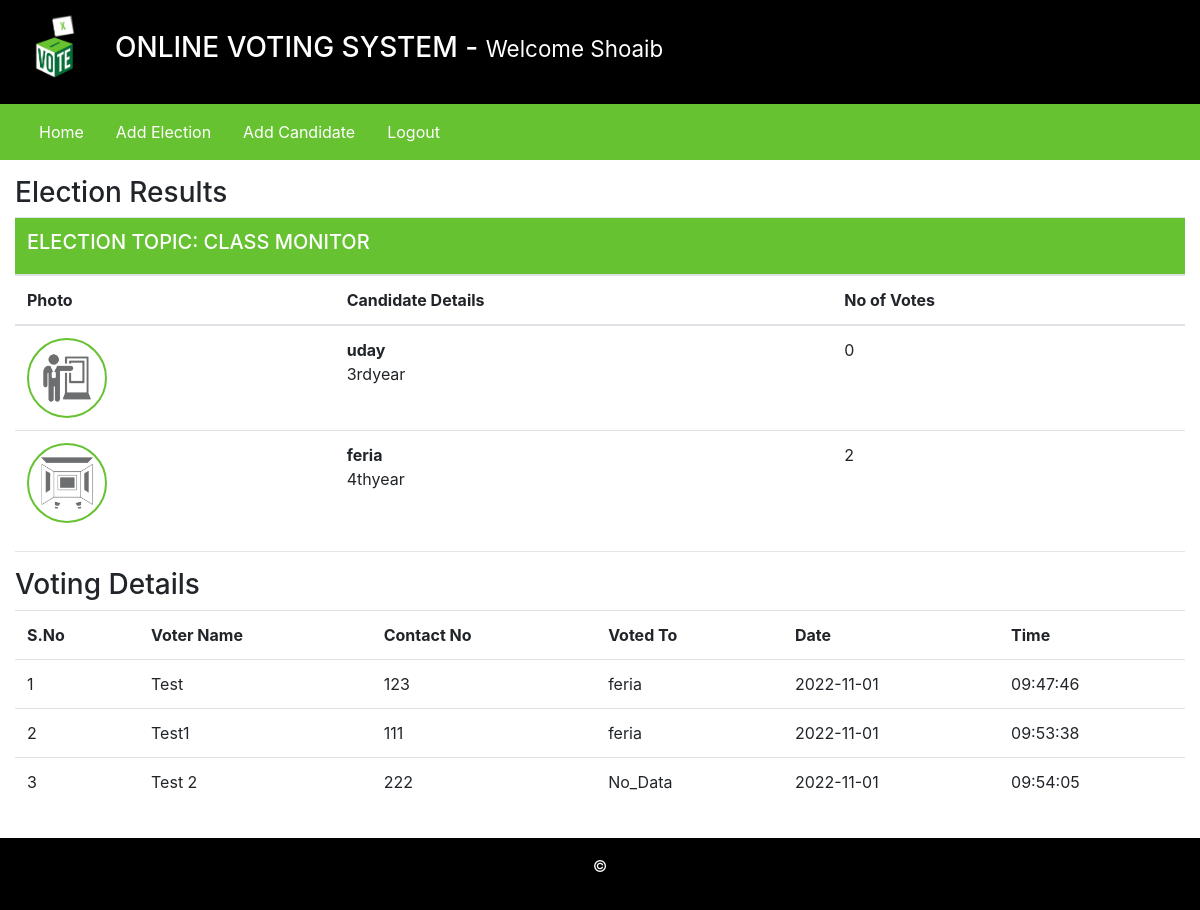
Page /admin/index.php?viewResult=2 (signed in) on the committed database.
### tables this page shows
CREATE TABLE `elections` (
  `id` int(11) NOT NULL,
  `election_topic` varchar(255) DEFAULT NULL,
  `no_of_candidates` int(11) DEFAULT NULL,
  `starting_date` date DEFAULT NULL,
  `ending_date` date DEFAULT NULL,
  `status` varchar(45) DEFAULT NULL,
  `inserted_by` varchar(255) DEFAULT NULL,
  `inserted_on` date DEFAULT NULL
);

CREATE TABLE `candidate_details` (
  `id` int(11) NOT NULL,
  `election_id` int(11) DEFAULT NULL,
  `candidate_name` varchar(255) DEFAULT NULL,
  `candidate_details` text DEFAULT NULL,
  `candidate_photo` text DEFAULT NULL,
  `inserted_by` varchar(255) DEFAULT NULL,
  `inserted_on` date DEFAULT NULL
);

CREATE TABLE `votings` (
  `id` int(11) NOT NULL,
  `election_id` int(11) DEFAULT NULL,
  `voters_id` int(11) DEFAULT NULL,
  `candidate_id` int(11) NOT NULL,
  `vote_date` date DEFAULT NULL,
  `vote_time` time DEFAULT NULL
);

CREATE TABLE `users` (
  `id` int(11) NOT NULL,
  `username` varchar(255) DEFAULT NULL,
  `contact_no` varchar(45) DEFAULT NULL,
  `password` text DEFAULT NULL,
  `user_role` varchar(45) DEFAULT NULL
);

### admin/inc/viewResults.php (the view, shortened to what this page needs)
<?php
    $election_id = $_GET['viewResult'];
?>
<div class="row my-3">
        <div class="col-12">
            <h3> Election Results </h3>
            <?php
                $fetchingActiveElections = mysqli_query($db, "SELECT * FROM elections WHERE id = '". $election_id ."'") or die(mysqli_error($db));
                $totalActiveElections = mysqli_num_rows($fetchingActiveElections);
                if($totalActiveElections > 0)
                {
                    while($data = mysqli_fetch_assoc($fetchingActiveElections))
                    {
                        $election_id = $data['id'];
                        $election_topic = $data['election_topic'];
                ?>
                        <table class="table">
                            <thead>
                                <tr>
                                    <th colspan="4" class="bg-green text-white"><h5> ELECTION TOPIC: <?php echo strtoupper($election_topic); ?></h5></th>
                                </tr>
                                <tr>
                                    <th> Photo </th>
                                    <th> Candidate Details </th>
                                    <th> No of Votes </th>
                                </tr>
                            </thead>
                            <tbody>
                            <?php
                                $fetchingCandidates = mysqli_query($db, "SELECT * FROM candidate_details WHERE election_id = '". $election_id ."'") or die(mysqli_error($db));
                                while($candidateData = mysqli_fetch_assoc($fetchingCandidates))
                                {
                                    $candidate_id = $candidateData['id'];
                                    $candidate_photo = $candidateData['candidate_photo'];
                                    $fetchingVotes = mysqli_query($db, "SELECT * FROM votings WHERE candidate_id = '". $candidate_id . "'") or die(mysqli_error($db));
                                    $totalVotes = mysqli_num_rows($fetchingVotes);
                            ?>
                                    <tr>
                                        <td> <img src="<?php echo $candidate_photo; ?>" class="candidate_photo"> </td>
                                        <td><?php echo "<b>" . $candidateData['candidate_name'] . "</b><br />" . $candidateData['candidate_details']; ?></td>
                                        <td><?php echo $totalVotes; ?></td>
                                    </tr>
                            <?php
                                }
                            ?>
                            </tbody>
                        </table>
                <?php
                    }
                }else {
                    echo "No any active election.";
                }
            ?>
            <hr>
            <h3>Voting Details</h3>
            <?php
                $fetchingVoteDetails = mysqli_query($db, "SELECT * FROM votings WHERE election_id = '". $election_id ."'");
                $number_of_votes = mysqli_num_rows($fetchingVoteDetails);
                if($number_of_votes > 0)
                {
                    $sno = 1;
            ?>
                    <table class="table">
                        <tr>
                            <th>S.No</th>
                            <th>Voter Name</th>
                            <th>Contact No</th>
                            <th>Voted To</th>
                            <th>Date </th>
                            <th>Time</th>
                        </tr>
            <?php
                    while($data = mysqli_fetch_assoc($fetchingVoteDetails))
                        {
                            $voters_id = $data['voters_id'];
                            $candidate_id = $data['candidate_id'];
                            $fetchingUsername = mysqli_query($db, "SELECT * FROM users WHERE id = '". $voters_id ."'") or die(mysqli_error($db));
                            $isDataAvailable = mysqli_num_rows($fetchingUsername);
                            $userData = mysqli_fetch_assoc($fetchingUsername);
                            if($isDataAvailable > 0)
                            {
                                $username = $userData['username'];
                                $contact_no = $userData['contact_no'];
                            }else {
                                $username = "No_Data";
                                $contact_no = $userData['contact_no'];
                            }
                            $fetchingCandidateName = mysqli_query($db, "SELECT * FROM candidate_details WHERE id = '". $candidate_id ."'") or die(mysqli_error($db));
                            $isDataAvailable = mysqli_num_rows($fetchingCandidateName);
                            $candidateData = mysqli_fetch_assoc($fetchingCandidateName);
                            if($isDataAvailable > 0)
                            {
                                $candidate_name = $candidateData['candidate_name'];
                            }else {
                                $candidate_name = "No_Data";
                            }
                ?>
                            <tr>
                                <td><?php echo $sno++; ?></td>
                                <td><?php echo $username; ?></td>
                                <td><?php echo $contact_no; ?></td>
                                <td><?php echo $candidate_name; ?></td>
                                <td><?php echo $data['vote_date']; ?></td>
                                <td><?php echo $data['vote_time']; ?></td>
                            </tr>
                <?php
                        }
                        echo "</table>";
                    }else {
                        echo "No any vote detail is available!";
                    }
                ?>
        </div>
    </div>

### admin/inc/header.php (shortened to what this page needs)
<!DOCTYPE html>
<html lang="en">
<head>
    <link rel="stylesheet" href="../assets/css/bootstrap.min.css">
    <link rel="stylesheet" href="../assets/css/style.css">
</head>
<body>
    <div class="container-fluid">
        <div class="row bg-black text-white">
            <div class="col-1">
                <img src="../assets/images/logo.gif" width="80px"/>
            </div>
            <div class="col-11 my-auto">
                <h3> ONLINE VOTING SYSTEM  - <small> Welcome  <?php echo $_SESSION['username']; ?></small> </h3>
            </div>
        </div>

### admin/inc/navigation.php (shortened to what this page needs)
<div class="row bg-green">
    <div class="col-12 bg-green">
    <nav class="navbar navbar-expand-lg navbar-light bg-green">
    <div class="collapse navbar-collapse" id="navbarSupportedContent">
        <ul class="navbar-nav mr-auto">
        <li class="nav-item">
            <a class="nav-link text-white mr-3" href="index.php?homepage=1">Home</a>
        </li>
        <li class="nav-item">
            <a class="nav-link text-white mr-3" href="index.php?addElectionPage=1">Add Election</a>
        </li>
        <li class="nav-item">
            <a class="nav-link text-white mr-3" href="index.php?addCandidatePage=1">Add Candidate</a>
        </li>
        <li class="nav-item">
            <a class="nav-link text-white mr-3" href="logout.php">Logout</a>
        </li>
         </ul>
    </div>
    </nav>
</div>
</div>

### admin/index.php
<?php
    require_once("inc/header.php");
    require_once("inc/navigation.php");
    if(isset($_GET['homepage']))
    {
        require_once("inc/homepage.php");
    }else if(isset($_GET['addElectionPage']))
    {
        require_once("inc/add_elections.php");
    }else if(isset($_GET['addCandidatePage']))
    {
        require_once("inc/add_candidates.php");
    }else if(isset($_GET['viewResult']))
    {
        require_once("inc/viewResults.php");
    }
?>
<?php
    require_once("inc/footer.php");
?>

### admin/inc/footer.php (shortened to what this page needs)
    <div class="row bg-black text-center text-white">
        <div class="col-12 my-3">
            <p> &copy; <br />
            </p>
        </div>
    </div>
</div>
</body>
</html>

### assets/css/style.css (style rules this page uses)
.text-white { color: #fff; }
.bg-black { background-color: #000; }
.bg-green { background-color: #67C232; }
.candidate_photo { width: 80px; height: 80px; border: 2px solid #67C232; border-radius: 100%; }

### rows in the picture
elections: election_topic "CLASS MONITOR"
candidate_details: candidate_photo (picture), candidate_name "uday", candidate_details "3rdyear", totalVotes "0"
candidate_details: candidate_photo (picture), candidate_name "feria", candidate_details "4thyear", totalVotes "2"
votings: users.username "Test", users.contact_no "123", candidate_details.candidate_name "feria", vote_date "2022-11-01", vote_time "09:47:46"
votings: users.username "Test1", users.contact_no "111", candidate_details.candidate_name "feria", vote_date "2022-11-01", vote_time "09:53:38"
votings: users.username "Test 2", users.contact_no "222", candidate_name "No_Data", vote_date "2022-11-01", vote_time "09:54:05"

### other values in the picture
$_SESSION['username'] "Shoaib"
